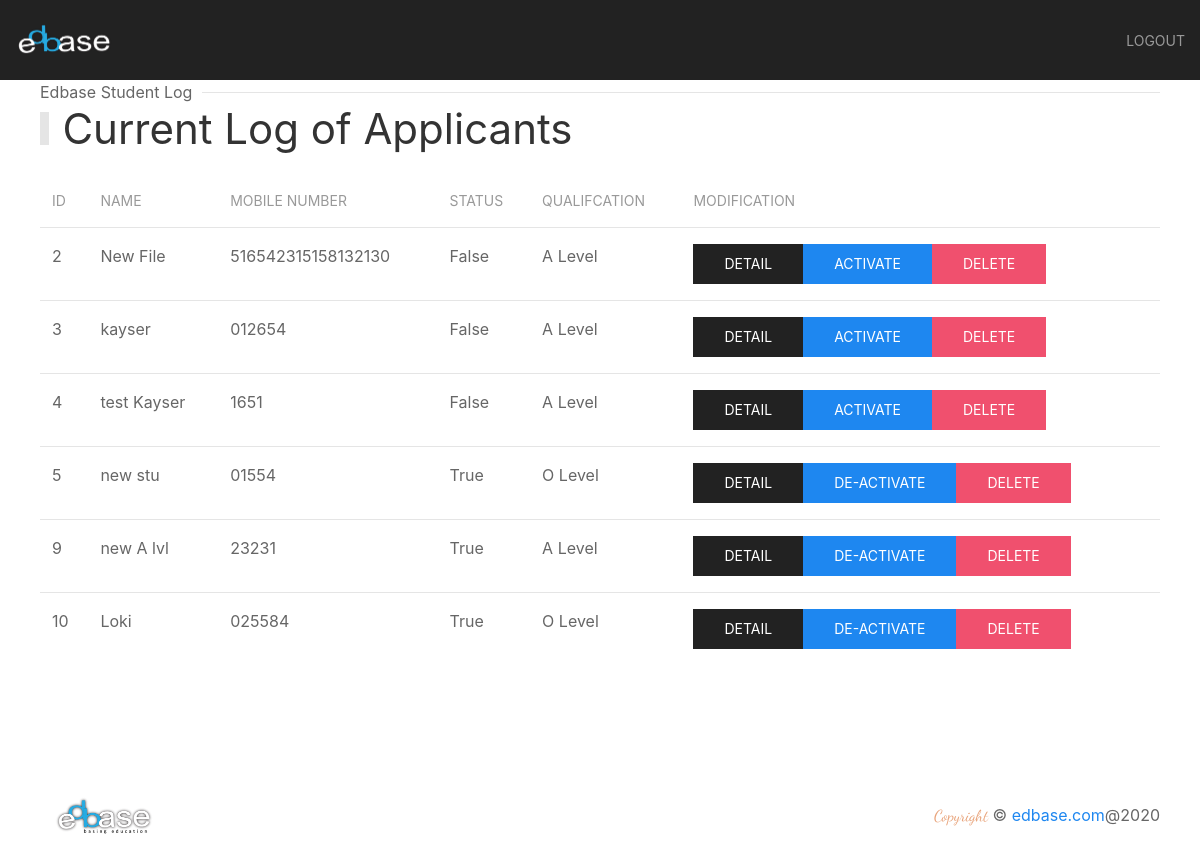
The page /dashboard/ (signed in) on the database as committed earlier.
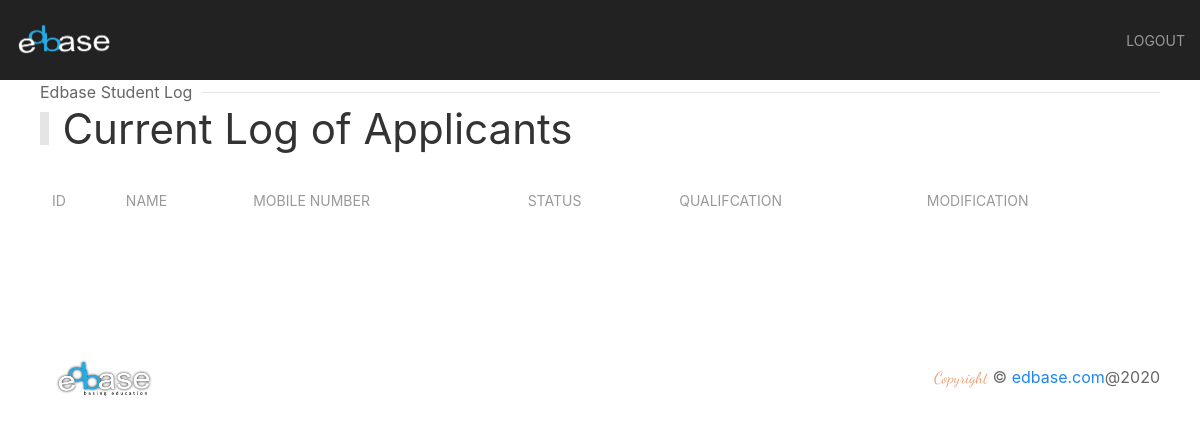
The same page on the database as committed later.
### applicant/models.py (models this page shows, shortened)
class Student(models.Model):
    user = models.OneToOneField(User, on_delete=models.CASCADE)
    name = models.CharField(max_length=128, null=True, blank=True)
    mobile = models.CharField(max_length=11, null=True, blank=True)
    guardian_mobile = models.CharField(max_length=11, null=True, blank=True)
    email = models.EmailField(max_length=128, unique=True, null=True, blank=True)
    school = models.CharField(max_length=128, null=True, blank=True)
    status = models.BooleanField(default=False, null=True, blank=True)
    user_type = models.CharField(max_length=128, null=True, blank=True)
    qualification = models.CharField(max_length=128, null=True, blank=True)
    created_at = models.DateTimeField(auto_now_add=True, null=True, blank=True)

### applicant/views.py (the view)
# urls.py: path('dashboard/', views.dashboard, name='dashboard'),
@login_required(login_url='/login/')
def dashboard(request):
    all_students = Student.objects.all()
    if request.session.get('user'):
        return render(request, 'dashboard.html', {'data': all_students, 'user': request.session.get('user')})
    else:
        user = "USER"
        return render(request, 'dashboard.html', {'data': all_students, 'user': user})

### applicant/templates/dashboard.html (shortened to what this page needs)
{% extends 'base.html' %}
{% load static %}
{% block content %}
    <section class="main-section">
        <div class="admin-section-top">
            <div>
                <div class="uk-section-secondary uk-preserve-color">
                    <div uk-sticky="animation: uk-animation-slide-top; sel-target: .uk-navbar-container; cls-active: uk-navbar-sticky; cls-inactive: uk-navbar-transparent uk-dark; top: 200">
                        <nav class="uk-navbar-container" uk-navbar="mode: click;">
                            <div class="uk-navbar-left">
                                <a class="uk-navbar-item uk-logo logo-size" href="/"><img src="/static/img/edbase_footer.png" alt="edbase"></a>
                            </div>
                            <div class="uk-navbar-right uk-dark">
                                <ul class="uk-navbar-nav uk-iconnav">
                                    <li>
                                        <a href="{% url 'logout' %}" uk-toggle> Logout </a>
                                    </li>
                                </ul>
                            </div>
                        </nav>
                    </div>
                </div>
            </div>
        </div>
    </section>
    <section id="student-list">
        <div class="uk-container">
            <div class="head">
                <h1 class="uk-heading-bullet">Current Log of Applicants</h1>
                <p class="uk-heading-line"><span>Edbase Student Log</span></p>
            </div>
            <div class="uk-child-width-1@m" uk-grid>
                <div class="uk-margin-large">
                    <table class="uk-table uk-table-hover uk-table-divider">
                        <thead>
                            <tr>
                                <th>id</th>
                                <th>Name</th>
                                <th>Mobile Number</th>
                                <th>Status</th>
                                <th>Qualifcation</th>
                                <th>Modification</th>
                            </tr>
                        </thead>
                        <tbody>
                            {% for student in data %}
                            <tr>
                                <td>{{ student.id }}</td>
                                <td>{{ student.name }}</td>
                                <td>{{ student.mobile }}</td>
                                <td>{{ student.status }}</td>
                                <td>{{ student.qualification }} Level</td>
                                <td class="uk-flex">
                                    <a href="{% url 'studentdetail' student.id %}" class="uk-button uk-button-secondary">Detail</a>
                                    {% if student.status is False %}
                                    <a href="{% url 'activate' student.id %}" class="uk-button uk-button-primary">Activate</a>
                                    {% else %}
                                    <a href="{% url 'deactivate' student.id %}" class="uk-button uk-button-primary">De-Activate</a>
                                    {% endif %}
                                    <a href="{% url 'deletestudent' student.id %}" class="uk-button uk-button-danger">Delete</a>
                                </td>
                            </tr>
                            {% endfor %}
                        </tbody>
                    </table>
                </div>
            </div>
        </div>
    </section>
    <section id="footer">
        <div class="uk-padding">
            <div class="uk-flex uk-flex-wrap uk-flex-wrap-around uk-flex-between uk-flex-middle">
                <a class="uk-navbar-item uk-logo logo-size" href="/"><img src="/static/img/edbase.png" alt="zeros"></a>
                <p class="uk-text-center"> <span class="zeros-sub-head copy">Copyright</span>  © <a href="/">edbase.com</a>@2020</p>
            </div>
        </div>
    </section>
{% endblock %}

### applicant/templates/base.html (shortened to what this page needs)
{% load static %}
<!DOCTYPE html>
<html>
<head>
    <link rel="stylesheet" href="{% static 'css/uikit.css' %}" type="text/css" />
    <link rel="stylesheet" href="{% static 'css/main.css' %}" type="text/css" />
    <link rel="stylesheet" href="https://stackpath.bootstrapcdn.com/font-awesome/4.7.0/css/font-awesome.min.css">
</head>
<body>
    {% block content %}
    {% endblock %}
</body>
</html>

### static/css/main.css (style rules this page uses)
p { margin: 0; }
.main-section { position: relative; }
.zeros-sub-head { font-family: 'Dancing Script', cursive; font-size: 2.3rem; color:#5a3a68; }
.logo-size { width: 128px; }
.copy { font-size: 1rem; color: #e8a37a; }
.admin-section-top { height: 10vh; }
.head { display: flex; flex-direction: column-reverse; }

Rows that differ between the two databases and show on the page:
removed Student: id "2", name "New File", mobile "516542315158132130", status "False", qualification "A", shows "ACTIVATE"
removed Student: id "3", name "kayser", mobile "012654", status "False", qualification "A", shows "ACTIVATE"
removed Student: id "4", name "test Kayser", mobile "1651", status "False", qualification "A", shows "ACTIVATE"
removed Student: id "5", name "new stu", mobile "01554", status "True", qualification "O", shows "DE-ACTIVATE"
removed Student: id "9", name "new A lvl", mobile "23231", status "True", qualification "A", shows "DE-ACTIVATE"
removed Student: id "10", name "Loki", mobile "025584", status "True", qualification "O", shows "DE-ACTIVATE"
